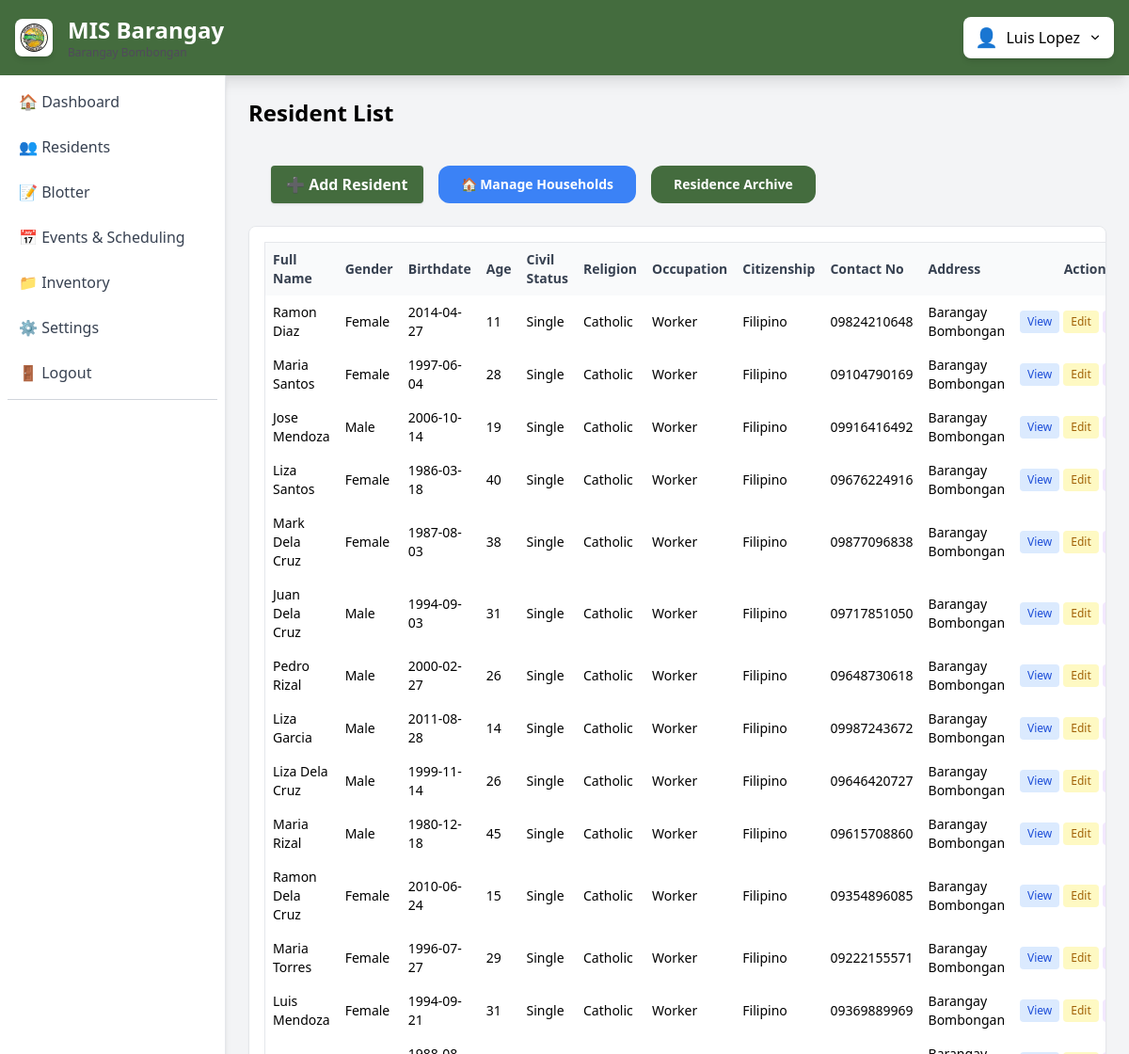
Screenshot of /kagawad/resident/index.php (signed in) with the database file from the repository.
### tables this page shows
CREATE TABLE `residents` (
  `id` int unsigned NOT NULL AUTO_INCREMENT,
  `household_id` int unsigned DEFAULT NULL,
  `first_name` varchar(100) NOT NULL,
  `middle_name` varchar(100) DEFAULT NULL,
  `last_name` varchar(100) NOT NULL,
  `suffix` varchar(10) DEFAULT NULL,
  `gender` enum('Male','Female') NOT NULL,
  `birthdate` date NOT NULL,
  `birthplace` varchar(255) DEFAULT NULL,
  `civil_status` enum('Single','Married','Widowed','Separated') DEFAULT 'Single',
  `religion` varchar(100) DEFAULT NULL,
  `occupation` varchar(150) DEFAULT NULL,
  `citizenship` varchar(100) DEFAULT 'Filipino',
  `contact_no` varchar(20) DEFAULT NULL,
  `address` varchar(100) DEFAULT NULL,
  `voter_status` enum('Yes','No') DEFAULT 'No',
  `disability_status` enum('Yes','No') DEFAULT 'No',
  `remarks` text,
  `created_at` timestamp NULL DEFAULT CURRENT_TIMESTAMP,
  `updated_at` timestamp NULL DEFAULT CURRENT_TIMESTAMP ON UPDATE CURRENT_TIMESTAMP,
  `deleted_at` timestamp NULL DEFAULT NULL,
  PRIMARY KEY (`id`),
  KEY `fk_resident_household` (`household_id`),
  KEY `idx_deleted_at` (`deleted_at`),
  CONSTRAINT `fk_resident_household` FOREIGN KEY (`household_id`) REFERENCES `households` (`id`) ON DELETE SET NULL ON UPDATE CASCADE
);

### public/kagawad/resident/index.php (the view, shortened to what this page needs)
<?php
require_once __DIR__ . '/../../../includes/app.php';
$stmt = $conn->prepare("SELECT * FROM residents WHERE deleted_at IS NULL ORDER BY id DESC");
if ($stmt === false) {
  error_log('Residents query error: ' . $conn->error);
  $result = false;
} else {
  $stmt->execute();
  $result = $stmt->get_result();
}
?>
<!DOCTYPE html>
<html lang="en">
<head>
</head>
<body class="bg-gray-100 h-screen overflow-hidden" style="display:none;">
  <?php include_once '../layout/navbar.php'; ?>
  <div class="flex h-full bg-gray-100">
    <?php include_once '../layout/sidebar.php'; ?>
    <main class="pb-24 overflow-y-auto flex-1 p-6 w-screen">
      <h2 class="text-2xl font-semibold mb-4">Resident List</h2>
      <div class="p-6 flex gap-4">
        <button id="openResidentModalBtn"
          class="bg-theme-primary hover-theme-darker text-white font-semibold px-4 py-2 rounded shadow">
          ➕ Add Resident
        </button>
        <button id="manageHouseholdsBtn" class="bg-blue-500 hover:bg-blue-600 text-white px-6 py-2 rounded-xl text-sm font-semibold">
          🏠 Manage Households
        </button>
        <button id="archiveResidentsBtn" class="bg-theme-primary hover:bg-theme-darker text-white px-6 py-2 rounded-xl text-sm font-semibold">
          Residence Archive
        </button>
      </div>
      <div class="bg-white rounded-lg shadow-sm border border-gray-200 overflow-x-auto w-full p-4">
        <table id="residentsTable" class="display w-full text-sm border border-gray-200 rounded-lg">
          <thead class="bg-gray-50 text-gray-700">
            <tr>
              <th class="p-2 text-left">Full Name</th>
              <th class="p-2 text-left">Gender</th>
              <th class="p-2 text-left">Birthdate</th>
              <th class="p-2 text-left">Age</th>
              <th class="p-2 text-left">Civil Status</th>
              <th class="p-2 text-left">Religion</th>
              <th class="p-2 text-left">Occupation</th>
              <th class="p-2 text-left">Citizenship</th>
              <th class="p-2 text-left">Contact No</th>
              <th class="p-2 text-left">Address</th>
              <th class="p-2 text-center">Actions</th>
            </tr>
          </thead>
          <tbody>
            <?php if ($result !== false): ?>
              <?php while ($row = $result->fetch_assoc()): ?>
                <tr>
                  <td class="p-2">
                    <?= htmlspecialchars($row['first_name'] . ' ' . $row['middle_name'] . ' ' . $row['last_name'] . ' ' . $row['suffix']); ?>
                  </td>
                  <td class="p-2"><?= htmlspecialchars($row['gender']); ?></td>
                  <td class="p-2"><?= htmlspecialchars($row['birthdate']); ?></td>
                  <td class="p-2"><?= htmlspecialchars(AutoComputeAge($row['birthdate'])); ?></td>
                  <td class="p-2"><?= htmlspecialchars($row['civil_status']); ?></td>
                  <td class="p-2"><?= htmlspecialchars($row['religion']); ?></td>
                  <td class="p-2"><?= htmlspecialchars($row['occupation']); ?></td>
                  <td class="p-2"><?= htmlspecialchars($row['citizenship']); ?></td>
                  <td class="p-2"><?= htmlspecialchars($row['contact_no']); ?></td>
                  <td class="p-2"><?= htmlspecialchars($row['address']); ?></td>
                  <td class="p-2 text-center">
                    <div class="flex justify-center gap-1">
                      <button type="button" class="view-resident-btn px-2 py-1 text-xs rounded bg-blue-100 text-blue-700 hover:bg-blue-200" data-id="<?= $row['id']; ?>">
                        View
                      </button>
                      <button type="button" class="edit-resident-btn px-2 py-1 text-xs rounded bg-yellow-100 text-yellow-700 hover:bg-yellow-200" data-id="<?= $row['id']; ?>">
                        Edit
                      </button>
                      <button type="button" class="archive-resident-btn bg-purple-100 hover:bg-purple-200 text-purple-700 px-2 py-1 rounded text-xs" data-id="<?= $row['id']; ?>" data-name="<?= htmlspecialchars($row['first_name'] . ' ' . $row['last_name']); ?>">
                      </button>
                    </div>
                  </td>
                </tr>
              <?php endwhile; ?>
            <?php else: ?>
              <tr>
                <td colspan="12" class="p-4 text-center text-gray-500">Error loading residents. Please try again later.</td>
              </tr>
            <?php endif; ?>
          </tbody>
        </table>
      </div>
    </main>
  </div>
</body>
</html>

### public/assets/css/style.css (style rules this page uses)
.flex { display: flex; }
.h-full { height: 100%; }
.h-screen { height: 100vh; }
.w-full { width: 100%; }
.w-screen { width: 100vw; }
.flex-1 { flex: 1; }
.justify-center { justify-content: center; }
.overflow-hidden { overflow: hidden; }
.overflow-x-auto { overflow-x: auto; }
.overflow-y-auto { overflow-y: auto; }
.border { border-style: var(--tw-border-style); border-width: 1px; }
.text-center { text-align: center; }
.text-left { text-align: left; }
.bg-theme-primary { background-color: var(--theme-primary); }

### rows the page displays
residents: first_name+middle_name+last_name "Ramon Diaz", gender "Female", birthdate "2014-04-27", birthdate "11", civil_status "Single", religion "Catholic", occupation "Worker", citizenship "Filipino", contact_no "09824210648", address "Barangay Bombongan"
residents: first_name+middle_name+last_name "Maria Santos", gender "Female", birthdate "1997-06-04", birthdate "28", civil_status "Single", religion "Catholic", occupation "Worker", citizenship "Filipino", contact_no "09104790169", address "Barangay Bombongan"
residents: first_name+middle_name+last_name "Jose Mendoza", gender "Male", birthdate "2006-10-14", birthdate "19", civil_status "Single", religion "Catholic", occupation "Worker", citizenship "Filipino", contact_no "09916416492", address "Barangay Bombongan"
residents: first_name+middle_name+last_name "Liza Santos", gender "Female", birthdate "1986-03-18", birthdate "40", civil_status "Single", religion "Catholic", occupation "Worker", citizenship "Filipino", contact_no "09676224916", address "Barangay Bombongan"
residents: first_name+middle_name+last_name "Mark Dela Cruz", gender "Female", birthdate "1987-08-03", birthdate "38", civil_status "Single", religion "Catholic", occupation "Worker", citizenship "Filipino", contact_no "09877096838", address "Barangay Bombongan"
residents: first_name+middle_name+last_name "Juan Dela Cruz", gender "Male", birthdate "1994-09-03", birthdate "31", civil_status "Single", religion "Catholic", occupation "Worker", citizenship "Filipino", contact_no "09717851050", address "Barangay Bombongan"
residents: first_name+middle_name+last_name "Pedro Rizal", gender "Male", birthdate "2000-02-27", birthdate "26", civil_status "Single", religion "Catholic", occupation "Worker", citizenship "Filipino", contact_no "09648730618", address "Barangay Bombongan"
residents: first_name+middle_name+last_name "Liza Garcia", gender "Male", birthdate "2011-08-28", birthdate "14", civil_status "Single", religion "Catholic", occupation "Worker", citizenship "Filipino", contact_no "09987243672", address "Barangay Bombongan"
residents: first_name+middle_name+last_name "Liza Dela Cruz", gender "Male", birthdate "1999-11-14", birthdate "26", civil_status "Single", religion "Catholic", occupation "Worker", citizenship "Filipino", contact_no "09646420727", address "Barangay Bombongan"
residents: first_name+middle_name+last_name "Maria Rizal", gender "Male", birthdate "1980-12-18", birthdate "45", civil_status "Single", religion "Catholic", occupation "Worker", citizenship "Filipino", contact_no "09615708860", address "Barangay Bombongan"
residents: first_name+middle_name+last_name "Ramon Dela Cruz", gender "Female", birthdate "2010-06-24", birthdate "15", civil_status "Single", religion "Catholic", occupation "Worker", citizenship "Filipino", contact_no "09354896085", address "Barangay Bombongan"
residents: first_name+middle_name+last_name "Maria Torres", gender "Female", birthdate "1996-07-27", birthdate "29", civil_status "Single", religion "Catholic", occupation "Worker", citizenship "Filipino", contact_no "09222155571", address "Barangay Bombongan"
residents: first_name+middle_name+last_name "Luis Mendoza", gender "Female", birthdate "1994-09-21", birthdate "31", civil_status "Single", religion "Catholic", occupation "Worker", citizenship "Filipino", contact_no "09369889969", address "Barangay Bombongan"

### other values shown
$_SESSION['name'] "Luis Lopez"
